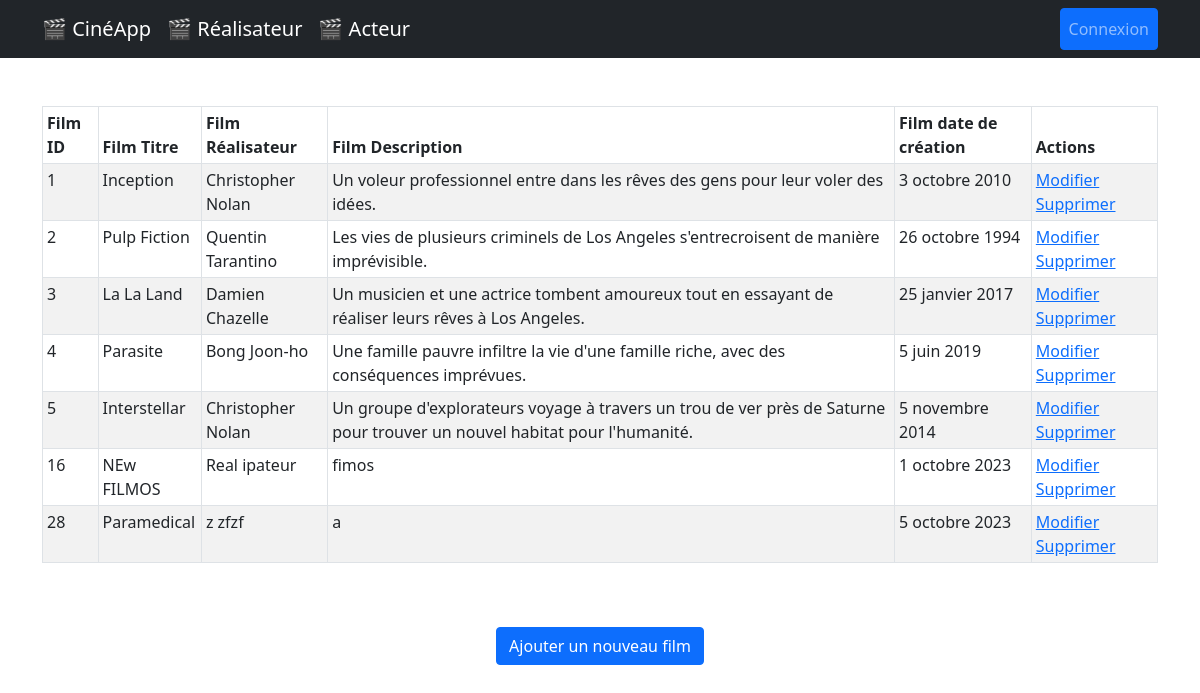
The app's page /, older data.
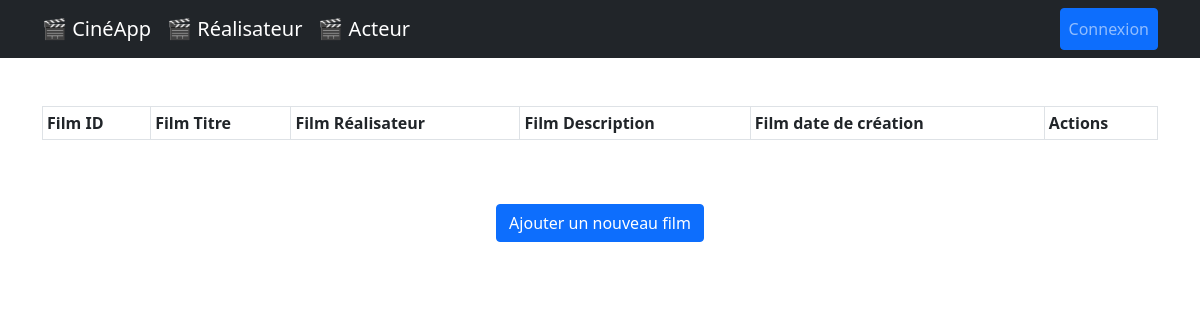
The same page, newer data.
### lesFilms/models.py (models this page shows, shortened)
class Film(models.Model):
    titre = models.CharField(max_length=250)
    description = models.TextField()
    date_creation = models.DateField()
    realisateur = models.ForeignKey(
        Realisateur, on_delete=models.CASCADE, related_name="films"
    )
    acteurs = models.ManyToManyField(Acteur, related_name="films")

class Realisateur(models.Model):
    nom = models.CharField(max_length=250)
    prenom = models.CharField(max_length=250)
    def __str__(self):
        return f"{self.prenom} {self.nom}"

### lesFilms/views.py (the view)
# urls.py: path("", views.FilmListView.as_view(), name="film_list"),
class FilmListView(ListView):
    model = Film
    template_name = "lesFilms/film/film_list.html"  # Nom du template à utiliser
    context_object_name = "films"  # Nom de la variable à utiliser dans le template

### lesFilms/templates/lesFilms/film/film_list.html (shortened to what this page needs)
{% extends "lesFilms/base.html" %}
{% block content %}
<table class="table table-striped table-bordered table-sm">
  <thead class="thead-dark">
    <tr>
      <th>Film ID</th>
      <th>Film Titre</th>
      <th>Film Réalisateur</th>
      <th>Film Description</th>
      <th>Film date de création</th>
      <th>Actions</th>
    </tr>
  </thead>
  <tbody>
    {% for film in films %}
    <tr>
      <td>{{ film.id }}</td>
      <td>{{ film.titre }}</td>
      <td>{{ film.realisateur }}</td>
      <td>{{ film.description }}</td>
      <td>{{ film.date_creation }}</td>
      <td>
        <a href="{% url 'film_edit' film.id %}"
          ><span class="glyphicon glyphicon-pencil">Modifier</span></a
        >
        <a
          href="#"
          class="open-deleteModal"
          data-bs-toggle="modal"
          data-bs-target="#deleteModal"
          data-url="{% url 'film_delete' film.id %}"
          >Supprimer</a
        >
      </td>
    </tr>
    {% endfor %}
  </tbody>
</table>
<br />
<br />
<div class="justify-content-center d-flex">
  <a href="{% url 'film_add' %}" class="btn btn-primary"
    >Ajouter un nouveau film</a
  >
</div>
{% endblock %}

### lesFilms/templates/lesFilms/base.html (shortened to what this page needs)
<!DOCTYPE html>
<html lang="fr">
  <head>
    {% load static %}
    <link
      href="https://cdn.jsdelivr.net/npm/bootstrap@5.0.2/dist/css/bootstrap.min.css"
      rel="stylesheet"
    />
    <link rel="stylesheet" href="{% static 'css/style.css' %}" />
  </head>
  <body>
    <nav class="navbar navbar-expand-lg navbar-dark bg-dark">
      <div class="container">
        <a class="navbar-brand" href="{% url 'film_list' %}">🎬 CinéApp</a>
        <a class="navbar-brand" href="{% url 'realisateur_list' %}">🎬 Réalisateur</a>
        <a class="navbar-brand" href="{% url 'acteur_list' %}">🎬 Acteur</a>
        <div
          class="collapse navbar-collapse justify-content-end"
          id="navbarNav"
        >
          <ul class="navbar-nav">
            <li class="nav-item">
              <a class="nav-link btn btn-primary" href="#">Connexion</a>
            </li>
          </ul>
        </div>
      </div>
    </nav>
    <div class="container mt-5">
      {% block content %}{% endblock %}
    </div>
  </body>
</html>

Row changes from the older to the newer data that the page shows:
removed Film: id "1", titre "Inception", realisateur "Christopher Nolan", description "Un voleur professionnel entre dans les rêves des gens pour leur voler des idées.", date_creation "3 octobre 2010"
removed Film: id "2", titre "Pulp Fiction", realisateur "Quentin Tarantino", description "Les vies de plusieurs criminels de Los Angeles s'entrecroisent de manière imprévisible.", date_creation "26 octobre 1994"
removed Film: id "3", titre "La La Land", realisateur "Damien Chazelle", description "Un musicien et une actrice tombent amoureux tout en essayant de réaliser leurs rêves à Los Angeles.", date_creation "25 janvier 2017"
removed Film: id "4", titre "Parasite", realisateur "Bong Joon-ho", description "Une famille pauvre infiltre la vie d'une famille riche, avec des conséquences imprévues.", date_creation "5 juin 2019"
removed Film: id "5", titre "Interstellar", realisateur "Christopher Nolan", description "Un groupe d'explorateurs voyage à travers un trou de ver près de Saturne pour trouver un nouvel habitat pour l'humanité.", date_creation "5 novembre 2014"
removed Film: id "16", titre "NEw FILMOS", realisateur "Real ipateur", description "fimos", date_creation "1 octobre 2023"
removed Film: id "28", titre "Paramedical", realisateur "z zfzf", description "a", date_creation "5 octobre 2023"
